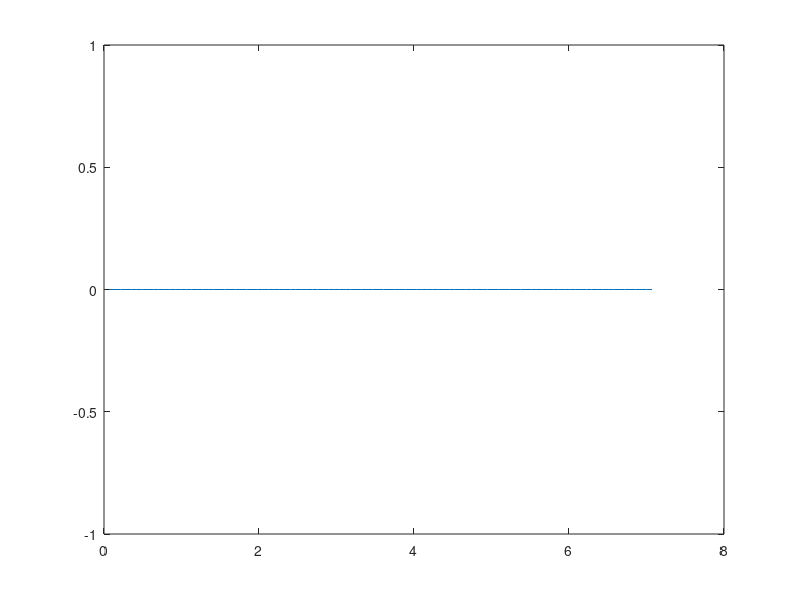

Recreate this plot in MATLAB.
f = @(x) (x-3) * x.^3 * (x-6).^4;
n = 100;

nx = 100;
x = zeros(nx, 1);
for i = 1 : nx
    x(i) = 7/(nx - 1) * i;
end
favg = zeros(nx, 1);
for j = 1 : nx
    xi = zeros(n, 1);
    for i = 1 : n
        xi = rand();
        xx = norminv(xi, x(j));
    end
end

plot(x, favg);

